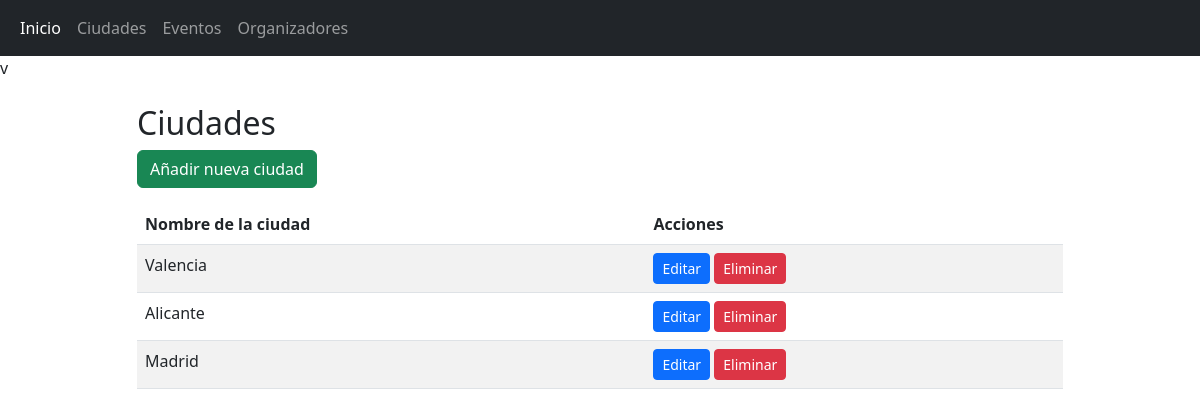
Screenshot of /admin/ciudades.php with the database file from the repository.
### tables this page shows
CREATE TABLE `ciudades` (
  `id` int(11) NOT NULL,
  `ciudad` varchar(50) NOT NULL
);

### admin/includes/crudCiudades.php (called while the page is built, shortened)
<?php
class Ciudades {
    public function showCiudades() {
        try {
            $sqlConnection = new Connection();
            $mySQL = $sqlConnection->getConnection();
            $sql = "SELECT * FROM ciudades";
            $result = $mySQL->query($sql);
            return $result ? $result->fetch_all(MYSQLI_ASSOC) : [];
        } catch (Exception $e) {
            return [];
        }
    }
}
?>

### admin/ciudades.php (the view, shortened to what this page needs)
<?php
require_once "./includes/crudCiudades.php";
$ciudadObj = new Ciudades();
$listaCiudades = $ciudadObj->showCiudades();
?>
<!DOCTYPE html>
<html lang="es">
<head>
    <link href="https://cdn.jsdelivr.net/npm/bootstrap@5.3.0/dist/css/bootstrap.min.css" rel="stylesheet">
</head>
<body>
    <?php include("./menu.php"); ?>
    <div class="container mt-4">
        <div class="row justify-content-center">
            <main class="col-md-10">
                <h2>Ciudades</h2>
                <a href="ciudades.php?accion=crear" class="btn btn-success mb-3">Añadir nueva ciudad</a>
                <table class="table table-striped">
                    <thead>
                        <tr>
                            <th>Nombre de la ciudad</th>
                            <th>Acciones</th>
                        </tr>
                    </thead>
                    <tbody>
                        <?php foreach($listaCiudades as $ciu) : ?>
                        <tr>
                            <td><?= htmlspecialchars($ciu['ciudad']) ?></td>
                            <td>
                                <a href="ciudades.php?accion=editar&id=<?= $ciu['id'] ?>" class="btn btn-sm btn-primary">
                                    Editar
                                </a>
                                <a href="ciudades.php?accion=eliminar&id=<?= $ciu['id'] ?>" class="btn btn-sm btn-danger" onclick="return confirm('¿Estás seguro de eliminar esta ciudad?')">
                                    Eliminar
                                </a>
                            </td>
                        </tr>
                        <?php endforeach ?>
                    </tbody>
                </table>
            </main>
        </div>
    </div>
</body>
</html>

### rows the page displays
ciudades: ciudad "Valencia"
ciudades: ciudad "Alicante"
ciudades: ciudad "Madrid"
